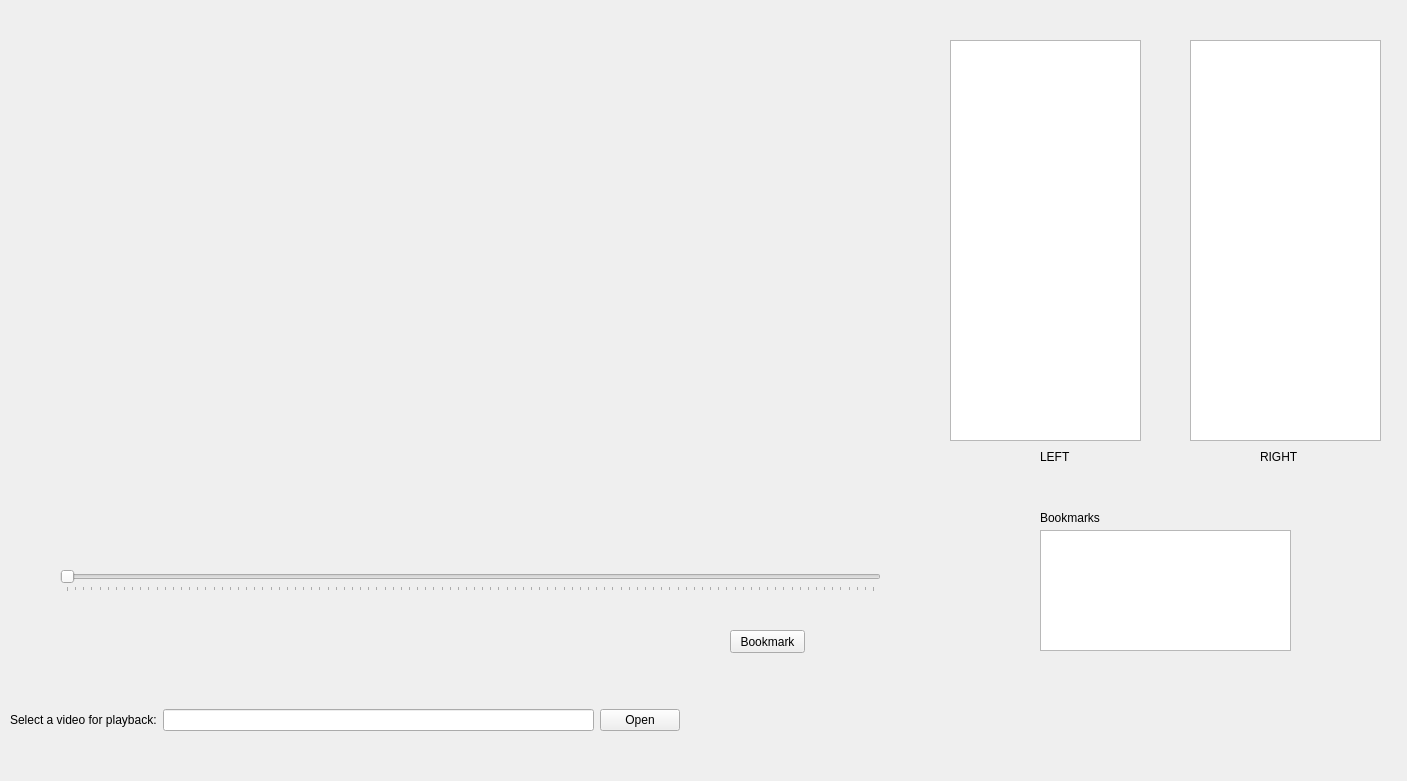
<?xml version="1.0" encoding="UTF-8"?>
<ui version="4.0">
 <class>PlaybackMode</class>
 <widget class="QWidget" name="PlaybackMode">
  <property name="geometry">
   <rect>
    <x>0</x>
    <y>0</y>
    <width>1407</width>
    <height>781</height>
   </rect>
  </property>
  <property name="windowTitle">
   <string>Form</string>
  </property>
  <property name="autoFillBackground">
   <bool>false</bool>
  </property>
  <widget class="QWidget" name="gridLayoutWidget">
   <property name="geometry">
    <rect>
     <x>40</x>
     <y>40</y>
     <width>861</width>
     <height>571</height>
    </rect>
   </property>
   <layout class="QGridLayout" name="gridLayout">
    <item row="0" column="0">
     <widget class="QWidget" name="videoWidget" native="true">
      <widget class="QSlider" name="positionSlider">
       <property name="geometry">
        <rect>
         <x>20</x>
         <y>530</y>
         <width>821</width>
         <height>22</height>
        </rect>
       </property>
       <property name="sizePolicy">
        <sizepolicy hsizetype="Expanding" vsizetype="Fixed">
         <horstretch>0</horstretch>
         <verstretch>0</verstretch>
        </sizepolicy>
       </property>
       <property name="singleStep">
        <number>5</number>
       </property>
       <property name="pageStep">
        <number>1</number>
       </property>
       <property name="orientation">
        <enum>Qt::Horizontal</enum>
       </property>
       <property name="invertedAppearance">
        <bool>false</bool>
       </property>
       <property name="invertedControls">
        <bool>false</bool>
       </property>
       <property name="tickPosition">
        <enum>QSlider::TicksBelow</enum>
       </property>
       <property name="tickInterval">
        <number>1</number>
       </property>
      </widget>
     </widget>
    </item>
   </layout>
  </widget>
  <widget class="QPushButton" name="playButton">
   <property name="geometry">
    <rect>
     <x>460</x>
     <y>620</y>
     <width>51</width>
     <height>51</height>
    </rect>
   </property>
   <property name="text">
    <string/>
   </property>
   <property name="icon">
    <iconset>
     <normaloff>:/new/prefix1/playButton.png</normaloff>:/new/prefix1/playButton.png</iconset>
   </property>
   <property name="iconSize">
    <size>
     <width>35</width>
     <height>35</height>
    </size>
   </property>
   <property name="flat">
    <bool>true</bool>
   </property>
  </widget>
  <widget class="QPushButton" name="vidStop">
   <property name="geometry">
    <rect>
     <x>420</x>
     <y>630</y>
     <width>31</width>
     <height>23</height>
    </rect>
   </property>
   <property name="text">
    <string/>
   </property>
   <property name="icon">
    <iconset>
     <normaloff>:/new/prefix1/stopButton.png</normaloff>:/new/prefix1/stopButton.png</iconset>
   </property>
   <property name="flat">
    <bool>true</bool>
   </property>
  </widget>
  <widget class="QPushButton" name="rewindButton">
   <property name="geometry">
    <rect>
     <x>370</x>
     <y>630</y>
     <width>31</width>
     <height>23</height>
    </rect>
   </property>
   <property name="text">
    <string/>
   </property>
   <property name="icon">
    <iconset>
     <normaloff>:/new/prefix1/rewindButton.png</normaloff>:/new/prefix1/rewindButton.png</iconset>
   </property>
   <property name="flat">
    <bool>true</bool>
   </property>
  </widget>
  <widget class="QPushButton" name="fastforwardButton">
   <property name="geometry">
    <rect>
     <x>550</x>
     <y>630</y>
     <width>31</width>
     <height>23</height>
    </rect>
   </property>
   <property name="text">
    <string/>
   </property>
   <property name="icon">
    <iconset>
     <normaloff>:/new/prefix1/fastforwardButton.png</normaloff>:/new/prefix1/fastforwardButton.png</iconset>
   </property>
   <property name="flat">
    <bool>true</bool>
   </property>
  </widget>
  <widget class="QPushButton" name="pauseButton">
   <property name="geometry">
    <rect>
     <x>510</x>
     <y>630</y>
     <width>31</width>
     <height>31</height>
    </rect>
   </property>
   <property name="text">
    <string/>
   </property>
   <property name="icon">
    <iconset>
     <normaloff>:/new/prefix1/pause.png</normaloff>:/new/prefix1/pause.png</iconset>
   </property>
   <property name="iconSize">
    <size>
     <width>20</width>
     <height>20</height>
    </size>
   </property>
   <property name="flat">
    <bool>true</bool>
   </property>
  </widget>
  <widget class="QWidget" name="horizontalLayoutWidget">
   <property name="geometry">
    <rect>
     <x>10</x>
     <y>680</y>
     <width>1101</width>
     <height>80</height>
    </rect>
   </property>
   <layout class="QHBoxLayout" name="horizontalLayout">
    <item>
     <widget class="QLabel" name="label">
      <property name="text">
       <string>Select a video for playback:</string>
      </property>
     </widget>
    </item>
    <item>
     <widget class="QLineEdit" name="vidPath"/>
    </item>
    <item>
     <widget class="QPushButton" name="openButton">
      <property name="text">
       <string>Open</string>
      </property>
     </widget>
    </item>
    <item>
     <spacer name="horizontalSpacer">
      <property name="orientation">
       <enum>Qt::Horizontal</enum>
      </property>
      <property name="sizeHint" stdset="0">
       <size>
        <width>40</width>
        <height>20</height>
       </size>
      </property>
     </spacer>
    </item>
   </layout>
  </widget>
  <widget class="QGraphicsView" name="leftRender">
   <property name="geometry">
    <rect>
     <x>950</x>
     <y>40</y>
     <width>191</width>
     <height>401</height>
    </rect>
   </property>
   <property name="verticalScrollBarPolicy">
    <enum>Qt::ScrollBarAlwaysOff</enum>
   </property>
   <property name="horizontalScrollBarPolicy">
    <enum>Qt::ScrollBarAlwaysOff</enum>
   </property>
  </widget>
  <widget class="QGraphicsView" name="rightRender">
   <property name="geometry">
    <rect>
     <x>1190</x>
     <y>40</y>
     <width>191</width>
     <height>401</height>
    </rect>
   </property>
   <property name="verticalScrollBarPolicy">
    <enum>Qt::ScrollBarAlwaysOff</enum>
   </property>
   <property name="horizontalScrollBarPolicy">
    <enum>Qt::ScrollBarAlwaysOff</enum>
   </property>
  </widget>
  <widget class="QLabel" name="leftMapLabel">
   <property name="geometry">
    <rect>
     <x>1040</x>
     <y>450</y>
     <width>46</width>
     <height>13</height>
    </rect>
   </property>
   <property name="text">
    <string>LEFT</string>
   </property>
  </widget>
  <widget class="QLabel" name="rightMapLabel">
   <property name="geometry">
    <rect>
     <x>1260</x>
     <y>450</y>
     <width>46</width>
     <height>13</height>
    </rect>
   </property>
   <property name="text">
    <string>RIGHT</string>
   </property>
  </widget>
  <widget class="QTextBrowser" name="textBrowser">
   <property name="geometry">
    <rect>
     <x>1040</x>
     <y>530</y>
     <width>251</width>
     <height>121</height>
    </rect>
   </property>
  </widget>
  <widget class="QLabel" name="label_2">
   <property name="geometry">
    <rect>
     <x>1040</x>
     <y>510</y>
     <width>71</width>
     <height>16</height>
    </rect>
   </property>
   <property name="text">
    <string>Bookmarks</string>
   </property>
  </widget>
  <widget class="QPushButton" name="bookmarkButton">
   <property name="geometry">
    <rect>
     <x>730</x>
     <y>630</y>
     <width>75</width>
     <height>23</height>
    </rect>
   </property>
   <property name="text">
    <string>Bookmark</string>
   </property>
  </widget>
 </widget>
 <resources/>
 <connections/>
</ui>
